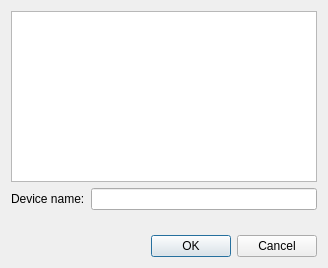
<?xml version="1.0" encoding="UTF-8"?>
<ui version="4.0">
 <class>DeviceDialog</class>
 <widget class="QDialog" name="DeviceDialog">
  <property name="geometry">
   <rect>
    <x>0</x>
    <y>0</y>
    <width>328</width>
    <height>268</height>
   </rect>
  </property>
  <property name="windowTitle">
   <string>Choose a device</string>
  </property>
  <layout class="QVBoxLayout" name="verticalLayout_2">
   <item>
    <layout class="QVBoxLayout" name="verticalLayout">
     <item>
      <widget class="QListView" name="listView"/>
     </item>
     <item>
      <layout class="QHBoxLayout" name="horizontalLayout">
       <item>
        <widget class="QLabel" name="label">
         <property name="text">
          <string>Device name:</string>
         </property>
        </widget>
       </item>
       <item>
        <widget class="QLineEdit" name="lineEdit"/>
       </item>
      </layout>
     </item>
     <item>
      <spacer name="verticalSpacer">
       <property name="orientation">
        <enum>Qt::Vertical</enum>
       </property>
       <property name="sizeHint" stdset="0">
        <size>
         <width>20</width>
         <height>40</height>
        </size>
       </property>
      </spacer>
     </item>
     <item>
      <widget class="QDialogButtonBox" name="buttonBox">
       <property name="orientation">
        <enum>Qt::Horizontal</enum>
       </property>
       <property name="standardButtons">
        <set>QDialogButtonBox::Cancel|QDialogButtonBox::Ok</set>
       </property>
      </widget>
     </item>
    </layout>
   </item>
  </layout>
 </widget>
 <resources/>
 <connections>
  <connection>
   <sender>buttonBox</sender>
   <signal>accepted()</signal>
   <receiver>DeviceDialog</receiver>
   <slot>accept()</slot>
   <hints>
    <hint type="sourcelabel">
     <x>248</x>
     <y>254</y>
    </hint>
    <hint type="destinationlabel">
     <x>157</x>
     <y>274</y>
    </hint>
   </hints>
  </connection>
  <connection>
   <sender>buttonBox</sender>
   <signal>rejected()</signal>
   <receiver>DeviceDialog</receiver>
   <slot>reject()</slot>
   <hints>
    <hint type="sourcelabel">
     <x>316</x>
     <y>260</y>
    </hint>
    <hint type="destinationlabel">
     <x>286</x>
     <y>274</y>
    </hint>
   </hints>
  </connection>
 </connections>
</ui>
